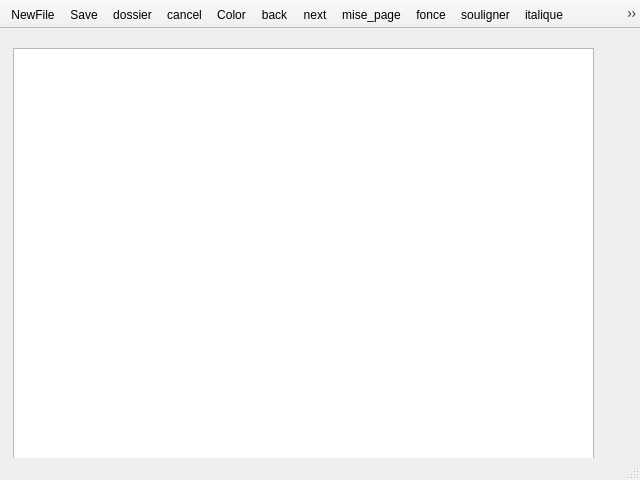
<?xml version="1.0" encoding="UTF-8"?>
<ui version="4.0">
 <class>MainWindow</class>
 <widget class="QMainWindow" name="MainWindow">
  <property name="geometry">
   <rect>
    <x>0</x>
    <y>0</y>
    <width>640</width>
    <height>480</height>
   </rect>
  </property>
  <property name="minimumSize">
   <size>
    <width>640</width>
    <height>480</height>
   </size>
  </property>
  <property name="maximumSize">
   <size>
    <width>640</width>
    <height>480</height>
   </size>
  </property>
  <property name="windowTitle">
   <string>MainWindow</string>
  </property>
  <widget class="QWidget" name="centralWidget">
   <widget class="QTextEdit" name="text">
    <property name="geometry">
     <rect>
      <x>13</x>
      <y>19</y>
      <width>581</width>
      <height>431</height>
     </rect>
    </property>
   </widget>
  </widget>
  <widget class="QToolBar" name="mainToolBar">
   <property name="movable">
    <bool>false</bool>
   </property>
   <attribute name="toolBarArea">
    <enum>TopToolBarArea</enum>
   </attribute>
   <attribute name="toolBarBreak">
    <bool>false</bool>
   </attribute>
   <addaction name="actionNewFile"/>
   <addaction name="actionSave"/>
   <addaction name="actiondossier"/>
   <addaction name="actioncancel"/>
   <addaction name="actionColor"/>
   <addaction name="actionback"/>
   <addaction name="actionnext"/>
   <addaction name="actionmise_page"/>
   <addaction name="actionfonce"/>
   <addaction name="actionsouligner"/>
   <addaction name="actionitalique"/>
   <addaction name="actionaligner_debut"/>
   <addaction name="actionaligner_centrer"/>
   <addaction name="actionaligner_fin"/>
   <addaction name="actiondelete"/>
  </widget>
  <widget class="QStatusBar" name="statusBar"/>
  <action name="actionNewFile">
   <property name="icon">
    <iconset>
     <normaloff>icones/png/022-document.png</normaloff>icones/png/022-document.png</iconset>
   </property>
   <property name="text">
    <string>NewFile</string>
   </property>
   <property name="toolTip">
    <string>Nouveau fichier</string>
   </property>
   <property name="shortcut">
    <string>Ctrl+N</string>
   </property>
  </action>
  <action name="actionSave">
   <property name="icon">
    <iconset>
     <normaloff>icones/png/003-save-1.png</normaloff>icones/png/003-save-1.png</iconset>
   </property>
   <property name="text">
    <string>Save</string>
   </property>
   <property name="toolTip">
    <string>Enregistrer</string>
   </property>
   <property name="shortcut">
    <string>Ctrl+S</string>
   </property>
  </action>
  <action name="actionColor">
   <property name="icon">
    <iconset>
     <normaloff>icones/png/024-pantone.png</normaloff>icones/png/024-pantone.png</iconset>
   </property>
   <property name="text">
    <string>Color</string>
   </property>
   <property name="toolTip">
    <string>Modifier la couleur</string>
   </property>
  </action>
  <action name="actioncancel">
   <property name="icon">
    <iconset>
     <normaloff>icones/png/025-x-button.png</normaloff>icones/png/025-x-button.png</iconset>
   </property>
   <property name="text">
    <string>cancel</string>
   </property>
   <property name="toolTip">
    <string>Supprimer</string>
   </property>
  </action>
  <action name="actionback">
   <property name="icon">
    <iconset>
     <normaloff>icones/png/027-back.png</normaloff>icones/png/027-back.png</iconset>
   </property>
   <property name="text">
    <string>back</string>
   </property>
   <property name="toolTip">
    <string>Derrière</string>
   </property>
   <property name="shortcut">
    <string>Ctrl+Z</string>
   </property>
  </action>
  <action name="actionnext">
   <property name="icon">
    <iconset>
     <normaloff>icones/png/026-forward.png</normaloff>icones/png/026-forward.png</iconset>
   </property>
   <property name="text">
    <string>next</string>
   </property>
   <property name="toolTip">
    <string>Aller devant</string>
   </property>
   <property name="shortcut">
    <string>Ctrl+Y</string>
   </property>
  </action>
  <action name="actionmise_page">
   <property name="icon">
    <iconset>
     <normaloff>icones/png/019-text-font.png</normaloff>icones/png/019-text-font.png</iconset>
   </property>
   <property name="text">
    <string>mise_page</string>
   </property>
   <property name="toolTip">
    <string>Mise en page</string>
   </property>
  </action>
  <action name="actionfonce">
   <property name="icon">
    <iconset>
     <normaloff>icones/png/016-bold.png</normaloff>icones/png/016-bold.png</iconset>
   </property>
   <property name="text">
    <string>fonce</string>
   </property>
   <property name="toolTip">
    <string>Couleur foncée</string>
   </property>
   <property name="shortcut">
    <string>Ctrl+G</string>
   </property>
  </action>
  <action name="actionsouligner">
   <property name="icon">
    <iconset>
     <normaloff>icones/png/020-underline.png</normaloff>icones/png/020-underline.png</iconset>
   </property>
   <property name="text">
    <string>souligner</string>
   </property>
   <property name="toolTip">
    <string>Souligner le texte</string>
   </property>
   <property name="shortcut">
    <string>Ctrl+U</string>
   </property>
  </action>
  <action name="actionitalique">
   <property name="icon">
    <iconset>
     <normaloff>icones/png/012-italic-button.png</normaloff>icones/png/012-italic-button.png</iconset>
   </property>
   <property name="text">
    <string>italique</string>
   </property>
   <property name="toolTip">
    <string>Mettre en italique</string>
   </property>
   <property name="shortcut">
    <string>Ctrl+I</string>
   </property>
  </action>
  <action name="actionaligner_debut">
   <property name="icon">
    <iconset>
     <normaloff>icones/png/009-left-alignment.png</normaloff>icones/png/009-left-alignment.png</iconset>
   </property>
   <property name="text">
    <string>aligner_debut</string>
   </property>
   <property name="toolTip">
    <string>Alignement à partir de la gauche</string>
   </property>
  </action>
  <action name="actionaligner_fin">
   <property name="icon">
    <iconset>
     <normaloff>icones/png/004-right-alignment-2.png</normaloff>icones/png/004-right-alignment-2.png</iconset>
   </property>
   <property name="text">
    <string>aligner_fin</string>
   </property>
   <property name="toolTip">
    <string>Alignement à partir de la droite</string>
   </property>
  </action>
  <action name="actionaligner_centrer">
   <property name="icon">
    <iconset>
     <normaloff>icones/png/010-center-alignment.png</normaloff>icones/png/010-center-alignment.png</iconset>
   </property>
   <property name="text">
    <string>aligner_centrer</string>
   </property>
   <property name="toolTip">
    <string>Alignement à partir du centre</string>
   </property>
  </action>
  <action name="actiondelete">
   <property name="icon">
    <iconset>
     <normaloff>icones/png/013-delete-1.png</normaloff>icones/png/013-delete-1.png</iconset>
   </property>
   <property name="text">
    <string>delete</string>
   </property>
   <property name="toolTip">
    <string>Supprimer</string>
   </property>
   <property name="shortcut">
    <string>Shift+Del</string>
   </property>
  </action>
  <action name="actiondossier">
   <property name="icon">
    <iconset>
     <normaloff>icones/png/002-folder.png</normaloff>icones/png/002-folder.png</iconset>
   </property>
   <property name="text">
    <string>dossier</string>
   </property>
   <property name="toolTip">
    <string>Ouvrir un dossier</string>
   </property>
   <property name="shortcut">
    <string>Ctrl+O</string>
   </property>
  </action>
 </widget>
 <layoutdefault spacing="6" margin="11"/>
 <resources/>
 <connections/>
</ui>
